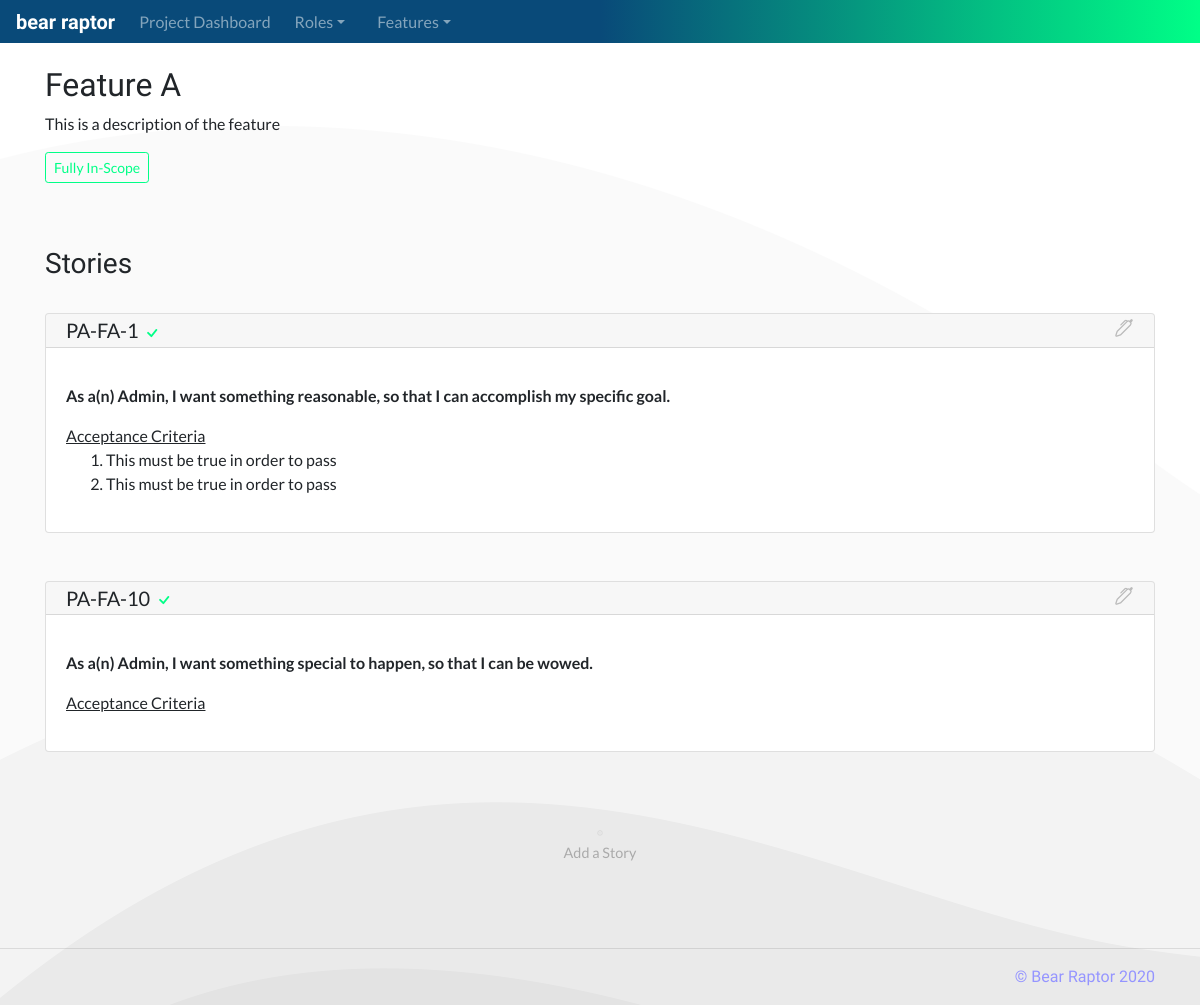
The app's page /project?1&feature?1, older data.
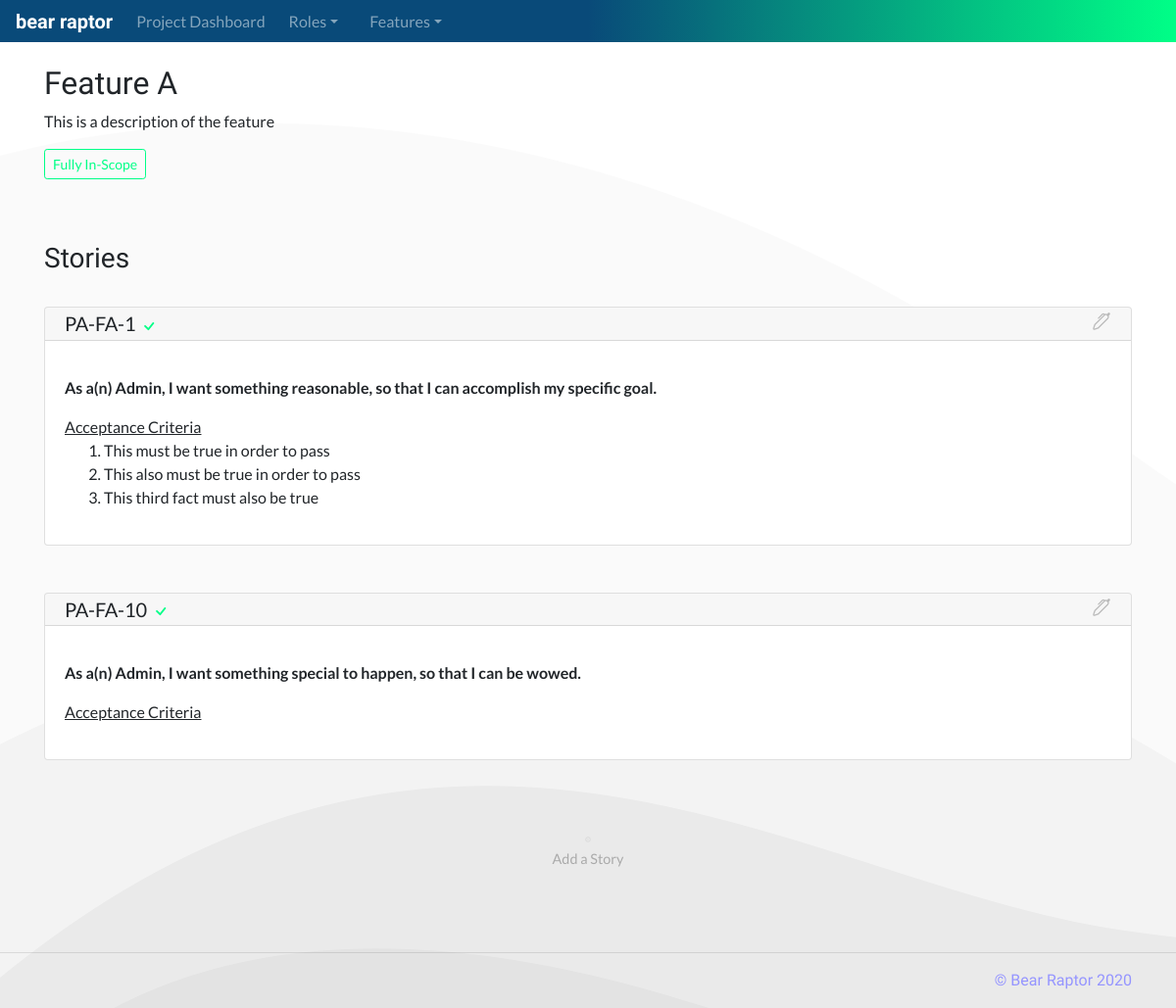
The same page, newer data.
### database_setup.py (models this page shows, shortened)
class Project(Base):
    __tablename__ = 'project'
    id = Column(Integer, primary_key=True)
    title = Column(String(250), nullable=False)
    shortname = Column(String(25), nullable=False)
    description = Column(String(500))
    status = Column(String(50), nullable=False)

class Story(Base):
    __tablename__ = 'story'
    id = Column(Integer, primary_key=True)
    scope = Column(String(25), nullable=False)
    want = Column(String(500))
    why = Column(String(500))
    role_id = Column(Integer, ForeignKey('role.id'))
    role = relationship(Role)
    feature_id = Column(Integer, ForeignKey('feature.id'))
    feature = relationship(Feature)

class Feature(Base):
    __tablename__ = 'feature'
    id = Column(Integer, primary_key=True)
    title = Column(String(250), nullable=False)
    shortname = Column(String(25), nullable=False)
    description = Column(String(500))
    scope = Column(String(25), nullable=False)
    project_id = Column(Integer, ForeignKey('project.id'))
    project = relationship(Project)

class Role(Base):
    __tablename__ = 'role'
    id = Column(Integer, primary_key=True)
    title = Column(String(250), nullable=False)
    description = Column(String(500))
    project_id = Column(Integer, ForeignKey('project.id'))
    project = relationship(Project)

class AcceptanceCriteria(Base):
    __tablename__ = 'acceptancecriteria'
    id = Column(Integer, primary_key=True)
    criteria = Column(String(500))
    story_id = Column(Integer, ForeignKey('story.id'))
    story = relationship(Story)

### app.py (the view)
@app.route('/project?<int:project_id>&feature?<int:feature_id>')
def featurePage(project_id, feature_id):
    project = session.query(Project).filter_by(id=project_id).one()
    roles = session.query(Role).filter_by(project_id=project_id).all()
    feature = session.query(Feature).filter_by(id=feature_id).one()
    features = session.query(Feature).filter_by(project_id=project_id).all()
    featureids = []
    for i in features:
        if i.id == feature.id:
            featureids.append(i.id)
    stories = session.query(Story).filter(Story.feature_id.in_(featureids)).all()
    storyids = []
    for i in stories:
        storyids.append(i.id)
    ac = session.query(AcceptanceCriteria).filter(AcceptanceCriteria.story_id.in_(storyids)).all()
    scope = feature.scope
    if scope == 'in':
        for i in stories:
            if i.scope == 'out':
                scope = 'contains'
    return render_template('feature-page.html', project=project, roles=roles,
                            feature=feature, features=features,
                            stories=stories, ac=ac, scope=scope)

### templates/feature-page.html (shortened to what this page needs)
<!doctype html>
<html lang="en">
  {% include "head.html" %}
  <body>
    {% include "menu.html" %}
    <main role="main">
      <section class="p-4">
        <div class="container">
          <div class="row">
            <div class="col-md-12">
              <h2>{{feature.title}}</h2>
              <p>
                {{feature.description}}
              </p>
              <p>
                {% if scope == 'in' %}
                  <button type="button" class="btn btn-outline-success btn-sm">Fully In-Scope</button>
                {% endif %}
              </p>
            </div>
          </div>
        </div>
      </section>
      <section class="p-4">
        <div class="container">
          <div class="row">
            <div class="col-md-12">
              <h3>Stories</h3>
            </div>
          </div>
          {% for i in stories %}
            <div class="row user-story">
              <div class="col-md-12">
                <div class="card">
                  <h5 class="card-header feature-title">{{project.shortname}}-{{feature.shortname}}-{{i.id}}
                    {% if scope != 'out' %}
                      {% if i.scope == 'in' %}
                        <span title="Feature is in scope">
                          <svg width="1em" height="1em" viewBox="0 0 16 16" class="bi bi-check" fill="#00ff87" xmlns="http://www.w3.org/2000/svg">
                            <path fill-rule="evenodd" d="M10.97 4.97a.75.75 0 0 1 1.071 1.05l-3.992 4.99a.75.75 0 0 1-1.08.02L4.324 8.384a.75.75 0 1 1 1.06-1.06l2.094 2.093 3.473-4.425a.236.236 0 0 1 .02-.022z"/>
                          </svg>
                        </span>
                      {% endif %}
                    {% endif %}
                    <a href="{{url_for('updateStory', project_id=project.id, feature_id=feature.id, story_id=i.id)}}">
                      <span >
                      </span>
                    </a>
                  </h5>
                  <div class="card-body">
                    <p class="card-text">
                      <p>
                        <b>As a(n) {{i.role.title}}, I want {{i.want}}, so that {{i.why}}.</b>
                      </p>
                      <u>Acceptance Criteria</u>
                      <ol>
                        {% for x in ac %}
                          {% if x.story_id == i.id %}
                            <li>{{x.criteria}}</li>
                          {% endif %}
                        {% endfor %}
                      </ol>
                    </p>
                  </div>
                </div>
              </div>
            </div>
          {% endfor %}
          <div class="col-md-12 user-story">
            <div class="card ghost-card">
              <div class="card-body">
                <center>
                  <a type="button" data-toggle="modal" data-target="#create-story" href="#create-story">
                    <img src="../../../static/images/plus.png" width="10%" style="max-width:4rem;max-height:4rem">
                  </a>
                  <p class="card-text">
                    Add a Story
                  </p>
                </center>
              </div>
            </div>
          </div>
        </div>
      </section>
        <hr>
    </main>
    {% include "footer.html" %}
  </body>
</html>

Row changes from the older to the newer data that the page shows:
changed AcceptanceCriteria: criteria "This must be true in order to pass" → "This also must be true in order to pass"
added AcceptanceCriteria: criteria "This third fact must also be true", shown under Story "something reasonable"
